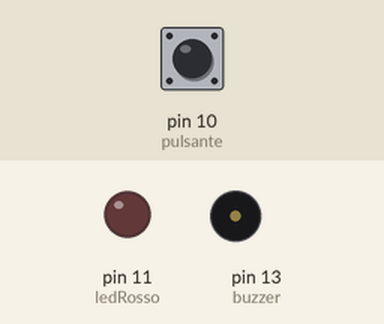
Simulated run of this sketch. Board: Arduino Uno, built with avr-gcc and run on an emulated ATmega328P. Parts: output pins drawn as LEDs (lit = HIGH), buzzer (waves = sounding). Inputs (shaded band) come from the test bench; at power-on: pin 10 (pulsante) HIGH.

Above: at 1.2 s.
1.3 s: pin 10 (pulsante) pulled LOW for 0.15 s
At 1.37 s:
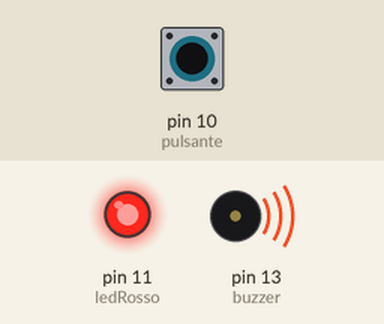
2.9 s: pin 10 (pulsante) pulled LOW for 3.2 s
At 6.9 s:
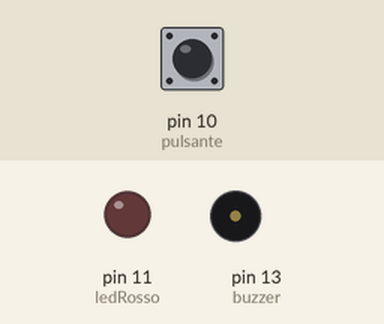
Timing chart, 0 to 8.4 s (numbered marks = the images above; inputs shaded):
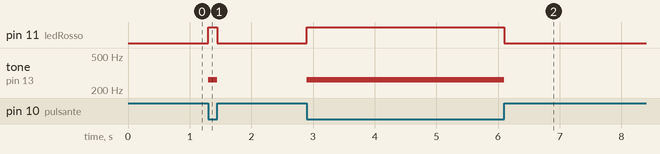

Measured:
- after the input at 1.3 s, pin 11 (ledRosso): LOW → HIGH at once, → LOW 0.15 s later; tone on pin 13 (buzzer): silent → 262 Hz at once, → silent 0.15 s later
- after the input at 2.9 s, pin 11 (ledRosso): LOW → HIGH at once, → LOW 3.2 s later; tone on pin 13 (buzzer): silent → 262 Hz at once, → silent 3.2 s later

The sketch:

pulsante_led_buzzer.ino
```cpp
const int ledRosso=11;
const int pulsante=10;
const int buzzer=13;
bool Rosso;

void setup() {
pinMode (ledRosso, OUTPUT);
pinMode (pulsante, INPUT_PULLUP);
pinMode (buzzer , OUTPUT);
}

void loop()
{
  Rosso=digitalRead(pulsante);
  while(Rosso==0)
  {
    tone (buzzer, 262);
    digitalWrite (ledRosso,HIGH);
    Rosso=digitalRead(pulsante);

  }
  noTone (buzzer);
  digitalWrite (ledRosso,LOW);
}
```
